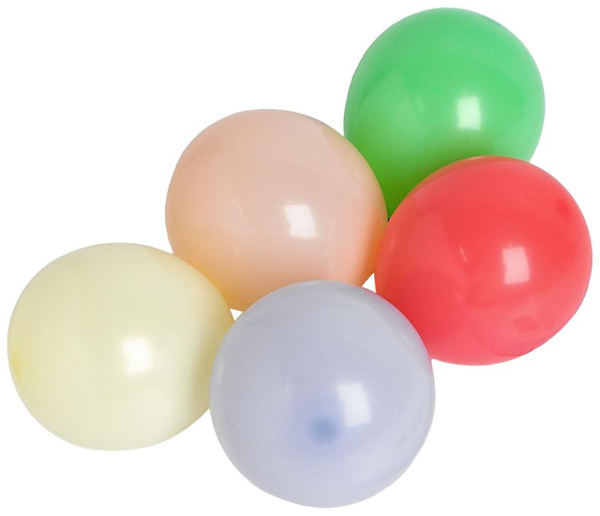
#> input picture 01_sandbox/balls.jpg, 600 x 516 px
$ python red_ball.py
#> lines starting #> are read from the running program, lines starting #| are printed output that depends on the picture; after the words box and inside, x2 and y2 are one past the last pixel; in counts of white or black regions, pixels touching at a corner belong together
import cv2
import matplotlib.pyplot as plt

b = cv2.imread('balls.jpg')
#> b is the input picture: shape (516, 600, 3); mean B, G, R 200.8, 212.5, 225.3
balls = cv2.cvtColor(b, cv2.COLOR_BGR2HSV)
#> balls: shape (516, 600, 3); mean H, S, V 38, 45.3, 235.9

# [23 lines of commented-out code are left out]


lower_red1 = (0, 100, 50)
upper_red1 = (10, 255, 255)

lower_red2 = (170, 100, 50)
upper_red2 = (180, 255, 255)

# Объединённая маска
mask_red = cv2.inRange(balls, lower_red1, upper_red1) + cv2.inRange(balls, lower_red2, upper_red2)
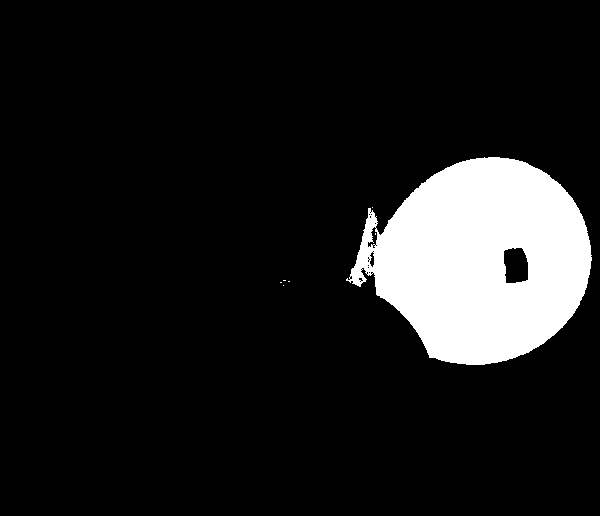
#> mask_red: shape (516, 600); 11.1% white; 7 white regions (6 under 20 px), largest, box (x1, y1, x2, y2) and area: (346, 157, 592, 365) 34488

# mask = cv2.inRange(balls, light_red, dark_red)
result = cv2.bitwise_and(balls, balls, mask=mask_red)
#> result: shape (516, 600, 3); mean H, S, V 9.9, 18.1, 26.7
res_bgr = cv2.cvtColor(result, cv2.COLOR_HSV2BGR)
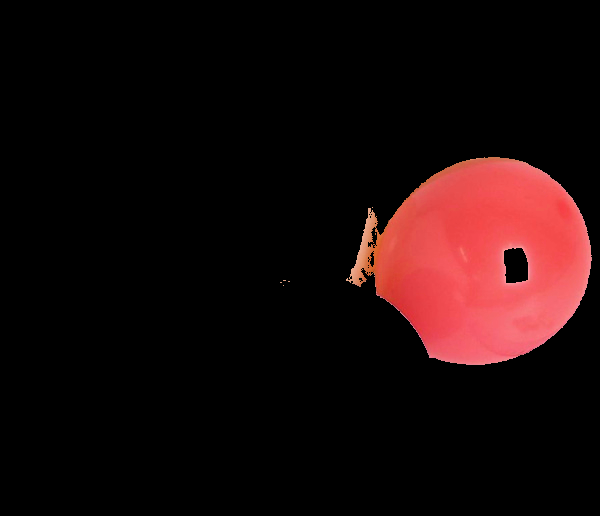
#> res_bgr: shape (516, 600, 3); mean B, G, R 10.1, 10, 26.7
cv2.imshow('Mask red', res_bgr)
cv2.waitKey(0)
cv2.destroyAllWindows()
cv2.imwrite('red_balls.jpg', res_bgr)

$ run again, with 01_sandbox/apples.jpg copied over 01_sandbox/balls.jpg
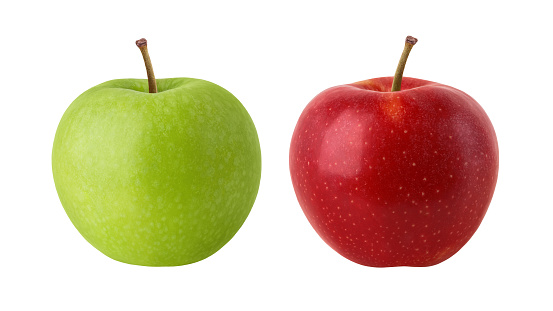
#> input picture 01_sandbox/apples.jpg, 553 x 311 px
#> b is the input picture: shape (311, 553, 3); mean B, G, R 176.6, 200.6, 219.6
#> balls: shape (311, 553, 3); mean H, S, V 28.9, 72.5, 224.4
#> `mask_red = cv2.inRange(balls, lower_red1, upper_red1) + cv2.inRange(ba..`:
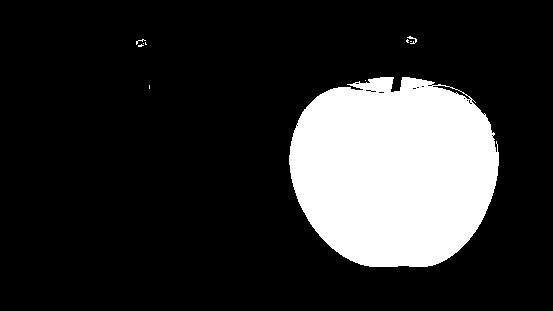
#> mask_red: shape (311, 553); 18.6% white; 10 white regions (8 under 20 px), largest, box (x1, y1, x2, y2) and area: (289, 77, 499, 267) 31928, (407, 36, 417, 44) 29
#> result: shape (311, 553, 3); mean H, S, V 19.2, 37.2, 30.8
#> `res_bgr = cv2.cvtColor(result, cv2.COLOR_HSV2BGR)`:
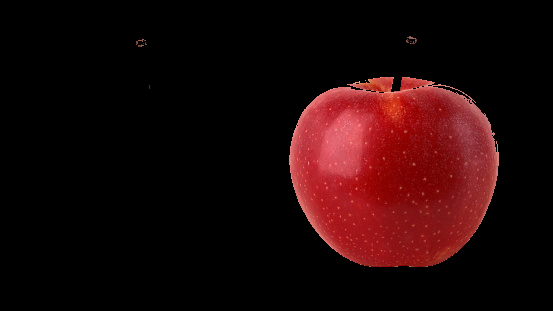
#> res_bgr: shape (311, 553, 3); mean B, G, R 7.8, 7.3, 30.8
